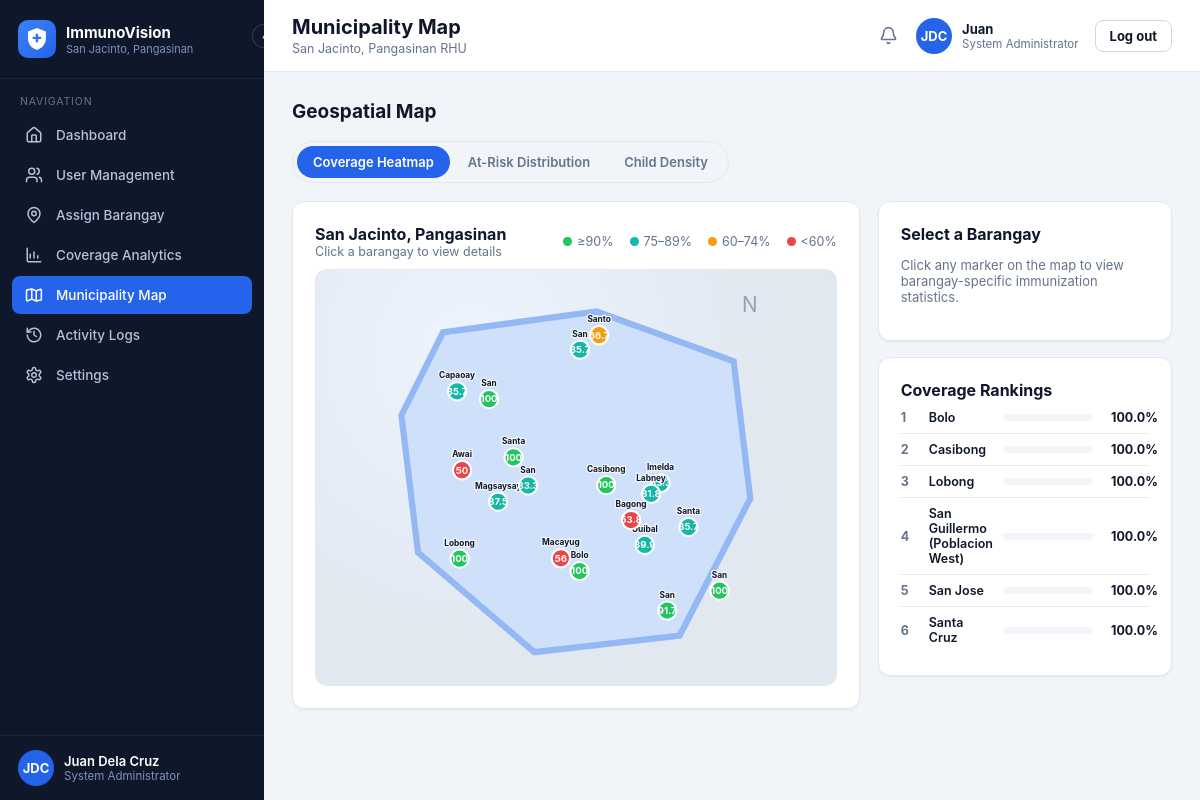
/admin/map (signed in), run on the app's committed database.
### models.py (models this page shows, shortened)
class User(UserMixin, db.Model):
    __tablename__ = "users"
    id = db.Column(db.Integer, primary_key=True)
    username = db.Column(db.String(64), unique=True, nullable=False)
    password_hash = db.Column(db.String(255), nullable=False)
    full_name = db.Column(db.String(150), nullable=False)
    role = db.Column(db.String(20), nullable=False)  # admin | rhu | bhw
    barangay_id = db.Column(db.Integer, db.ForeignKey("barangays.id"), nullable=True)
    is_active_flag = db.Column(db.Boolean, default=True, nullable=False)
    created_at = db.Column(db.DateTime, default=datetime.utcnow)
    last_login_at = db.Column(db.DateTime, nullable=True)
    @property
    def is_active(self):
        return self.is_active_flag
    @property
    def role_label(self):
        return {"admin": "System Administrator", "rhu": "RHU Personnel",
                "bhw": "Barangay Health Worker"}.get(self.role, self.role)

class Barangay(db.Model):
    __tablename__ = "barangays"
    id = db.Column(db.Integer, primary_key=True)
    name = db.Column(db.String(100), unique=True, nullable=False)
    children = db.relationship("Child", backref="barangay", lazy="dynamic")
    users = db.relationship("User", backref="barangay", lazy="dynamic")

### app.py (the view)
@admin_bp.route("/map")
def municipality_map():
    return render_template("admin_map.html", **_admin_ctx(
        "map", page_title="Municipality Map", rankings=coverage_rankings(),
        heatmap=map_markers("heatmap"), at_risk=map_markers("at_risk"), density=map_markers("density"),
    ))

### app.py (called while the page is built)
def create_app():
    app = Flask(__name__)
    app.config["SECRET_KEY"] = os.environ.get("SECRET_KEY", "dev-secret-key-change-in-production")
    app.config["SQLALCHEMY_DATABASE_URI"] = os.environ.get(
        "DATABASE_URL", f"sqlite:///{DB_PATH}"
    )
    app.config["SQLALCHEMY_TRACK_MODIFICATIONS"] = False
    os.makedirs(os.path.dirname(DB_PATH), exist_ok=True)
    db.init_app(app)
    login_manager.init_app(app)
    app.register_blueprint(auth_bp)
    app.register_blueprint(rhu_bp)
    app.register_blueprint(bhw_bp)
    app.register_blueprint(admin_bp)
    app.register_blueprint(api_bp)
    @login_manager.user_loader
    def load_user(user_id):
        return db.session.get(User, int(user_id))
    @app.context_processor
    def inject_globals():
        return {"today": date.today()}
    return app

def role_required(*roles):
    from functools import wraps
    def decorator(view_func):
        @wraps(view_func)
        def wrapped(*args, **kwargs):
            if not current_user.is_authenticated or current_user.role not in roles:
                abort(403)
            return view_func(*args, **kwargs)
        return wrapped
    return decorator

def build_nav(spec):
    return [{"key": k, "icon": i, "label": l, "url": url_for(e)} for k, i, l, e in spec]

def _cache(key, builder):
    if not has_request_context():
        return builder()
    store = getattr(g, "_iv_cache", None)
    if store is None:
        store = g._iv_cache = {}
    if key not in store:
        store[key] = builder()
    return store[key]

def _vaccine_types_by_id():
    return _cache("vaccine_types", lambda: {vt.id: vt for vt in VaccineType.query.all()})

def _records_by_child():
    def build():
        out = defaultdict(list)
        for record in VaccinationRecord.query.all():
            out[record.child_id].append(record)
        return out
    return _cache("records", build)

def _latest_risk_by_child():
    def build():
        out = {}
        for ra in RiskAssessment.query.order_by(
            RiskAssessment.computed_at.asc(), RiskAssessment.id.asc()
        ).all():
            out[ra.child_id] = ra  # later rows overwrite earlier -> newest wins
        return out
    return _cache("risk", build)

def _is_fully_immunized(child):
    due, missed = _due_and_missed(child)
    return True if due == 0 else ((due - missed) / due >= 0.9)

def coverage_rankings(top_n=6):
    return coverage_by_barangay()[:top_n]

### templates/admin_map.html (shortened to what this page needs)
{% extends "layout_app.html" %}
{% block content %}
<div class="page-head"><h2>Geospatial Map</h2></div>
<div class="pill-tabs" data-tabgroup="mapTabs">
  <button class="pill-tab active" data-tab="heatmap">Coverage Heatmap</button>
  <button class="pill-tab" data-tab="atrisk">At-Risk Distribution</button>
  <button class="pill-tab" data-tab="density">Child Density</button>
</div>
<div class="map-wrap">
  <div class="card card-pad">
    <div class="flex-between" style="margin-bottom:10px;">
      <div>
        <div class="card-title mb-0">San Jacinto, Pangasinan</div>
        <div class="card-sub mb-0">Click a barangay to view details</div>
      </div>
      <div class="legend-row" id="legendHeatmap">
        <span><span class="legend-dot" style="background:#22c55e"></span>≥90%</span>
        <span><span class="legend-dot" style="background:#14b8a6"></span>75–89%</span>
        <span><span class="legend-dot" style="background:#f59e0b"></span>60–74%</span>
        <span><span class="legend-dot" style="background:#ef4444"></span>&lt;60%</span>
      </div>
    </div>
    <div class="map-canvas">
      <svg viewBox="0 0 100 100" width="100%" height="100%" preserveAspectRatio="xMidYMid meet">
        <polygon class="map-poly" points="18,15 55,10 88,22 92,55 75,88 40,92 12,68 8,35"></polygon>
        <text x="90" y="10" font-size="5" fill="#94a3b8">N</text>
        <g id="mapMarkers"></g>
      </svg>
    </div>
  </div>
  <div>
    <div class="card card-pad" style="margin-bottom:16px;" id="selectPanel">
      <div class="card-title">Select a Barangay</div>
      <p class="text-muted" id="selectHint" style="font-size:13px;">Click any marker on the map to view barangay-specific immunization statistics.</p>
    </div>
    <div class="card card-pad">
      <div class="card-title">Coverage Rankings</div>
      {% for r in rankings %}
      <div class="ranking-row">
        <span class="rn">{{ loop.index }}</span>
        <span class="rname">{{ r.barangay }}</span>
        <span class="progress-track"><span class="progress-fill green" style="width:{{ r.coverage }}%"></span></span>
        <span class="rpct">{{ r.coverage }}%</span>
      </div>
      {% endfor %}
    </div>
  </div>
</div>
{% endblock %}

### templates/layout_app.html (shortened to what this page needs)
{% extends "base.html" %}
{% from "_brand.html" import brand_mark %}
{% from "_icons.html" import icon %}
{% block body %}
<div class="app-shell">
  <aside class="sidebar" id="sidebar">
    <div class="sidebar-header">
      {{ brand_mark(38, 10) }}
      <div class="brand-text">
        <div class="t1">ImmunoVision</div>
        <div class="t2">San Jacinto, Pangasinan</div>
      </div>
      <button class="sidebar-toggle" id="sidebarToggle" type="button" title="Collapse sidebar">‹</button>
    </div>
    <div class="sidebar-section-label">Navigation</div>
    <nav class="sidebar-nav">
      {% for item in nav_items %}
      <a class="nav-item {% if item.key == active %}active{% endif %}" href="{{ item.url }}">
        <span class="icon">{{ icon(item.icon, 18) }}</span>
        <span class="label">{{ item.label }}</span>
      </a>
      {% endfor %}
    </nav>
    <div class="sidebar-footer">
      <div class="avatar-chip">{{ current_user.full_name.split(' ')|map('first')|join('') }}</div>
      <div class="who">
        <div class="name">{{ current_user.full_name }}</div>
        <div class="role">{{ current_user.role_label }}</div>
      </div>
    </div>
  </aside>
  <div class="main-col">
    <header class="topbar">
      <div>
        <h1>{% block page_title %}{{ page_title|default('') }}{% endblock %}</h1>
        <div class="subtitle">{% block page_subtitle %}{{ page_subtitle|default('San Jacinto, Pangasinan RHU') }}{% endblock %}</div>
      </div>
      <div class="topbar-right">
        <a href="{{ notif_url|default('#') }}" class="bell-btn" title="Notifications">{{ icon('bell', 19) }}{% if unread_count and unread_count > 0 %}<span class="bell-dot"></span>{% endif %}</a>
        <div class="account-chip">
          <div class="avatar-chip">{{ current_user.full_name.split(' ')|map('first')|join('') }}</div>
          <div class="who">
            <div class="name">{{ current_user.full_name.split(' ')[0] }}</div>
            <div class="role">{{ current_user.role_label }}</div>
          </div>
          <a href="{{ url_for('auth.logout') }}" class="btn btn-outline btn-sm" style="margin-left:6px;">Log out</a>
        </div>
      </div>
    </header>
    <main class="content">
      {% block content %}{% endblock %}
    </main>
  </div>
</div>
{% endblock %}

### data on the page
User: full_name "Juan Dela Cruz", role_label "System Administrator", full_name "Juan"
Barangay: barangay "Bolo", coverage "100.0"
Barangay: barangay "Casibong", coverage "100.0"
Barangay: barangay "Lobong", coverage "100.0"
Barangay: barangay "San Guillermo (Poblacion West)", coverage "100.0"
Barangay: barangay "San Jose", coverage "100.0"
Barangay: barangay "Santa Cruz", coverage "100.0"

### other printed values
{{ item.label }} "Dashboard" "User Management" "Assign Barangay" "Coverage Analytics" "Municipality Map" "Activity Logs" "Settings"
{{ current_user.full_name.split(' ')|map('first')|join('') }} "JDC"
{{ page_title|default('') }} "Municipality Map"
{{ page_subtitle|default('San Jacinto, Pangasinan RHU') }} "San Jacinto, Pangasinan RHU"
